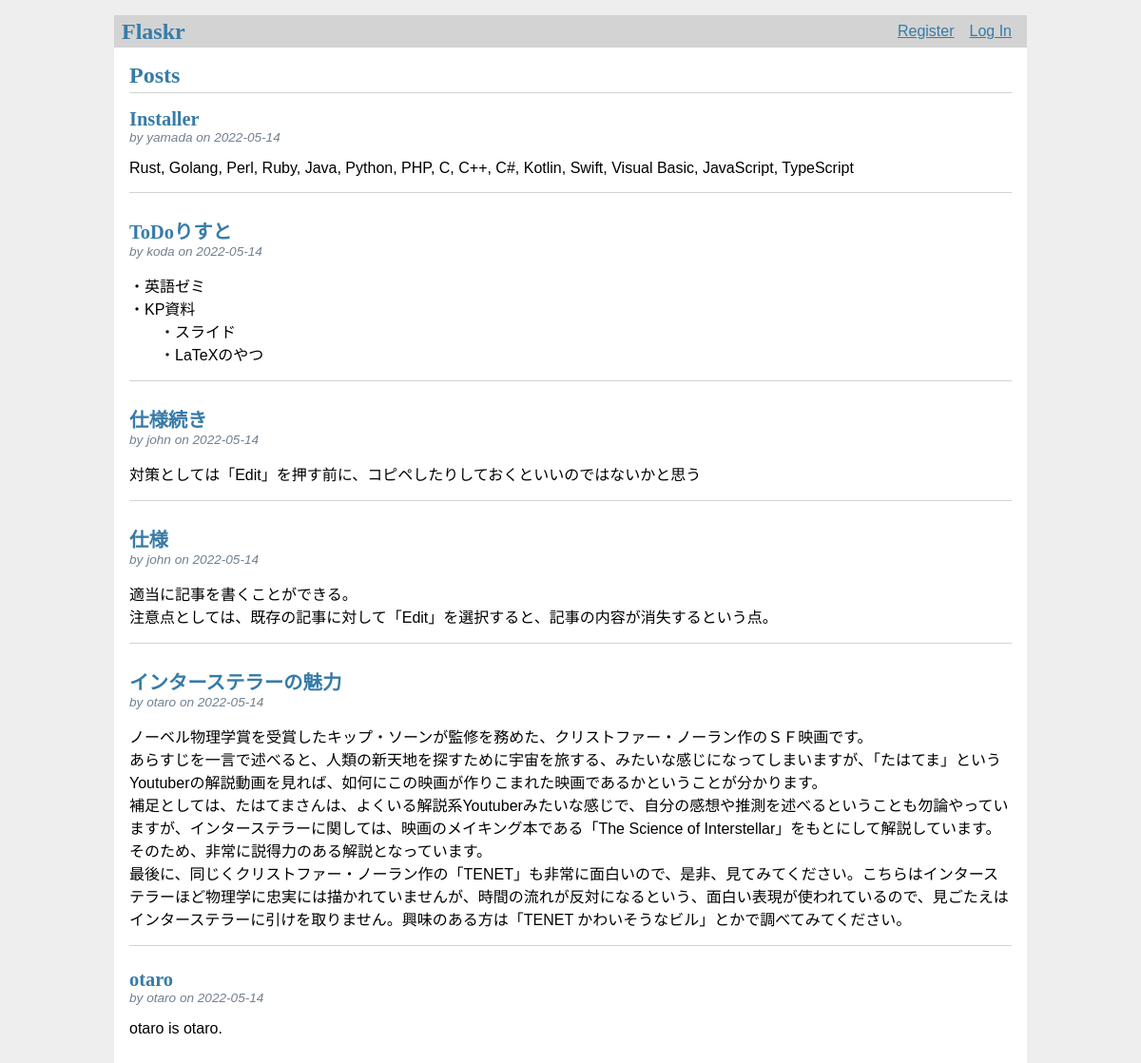
Before: / with the older database file.
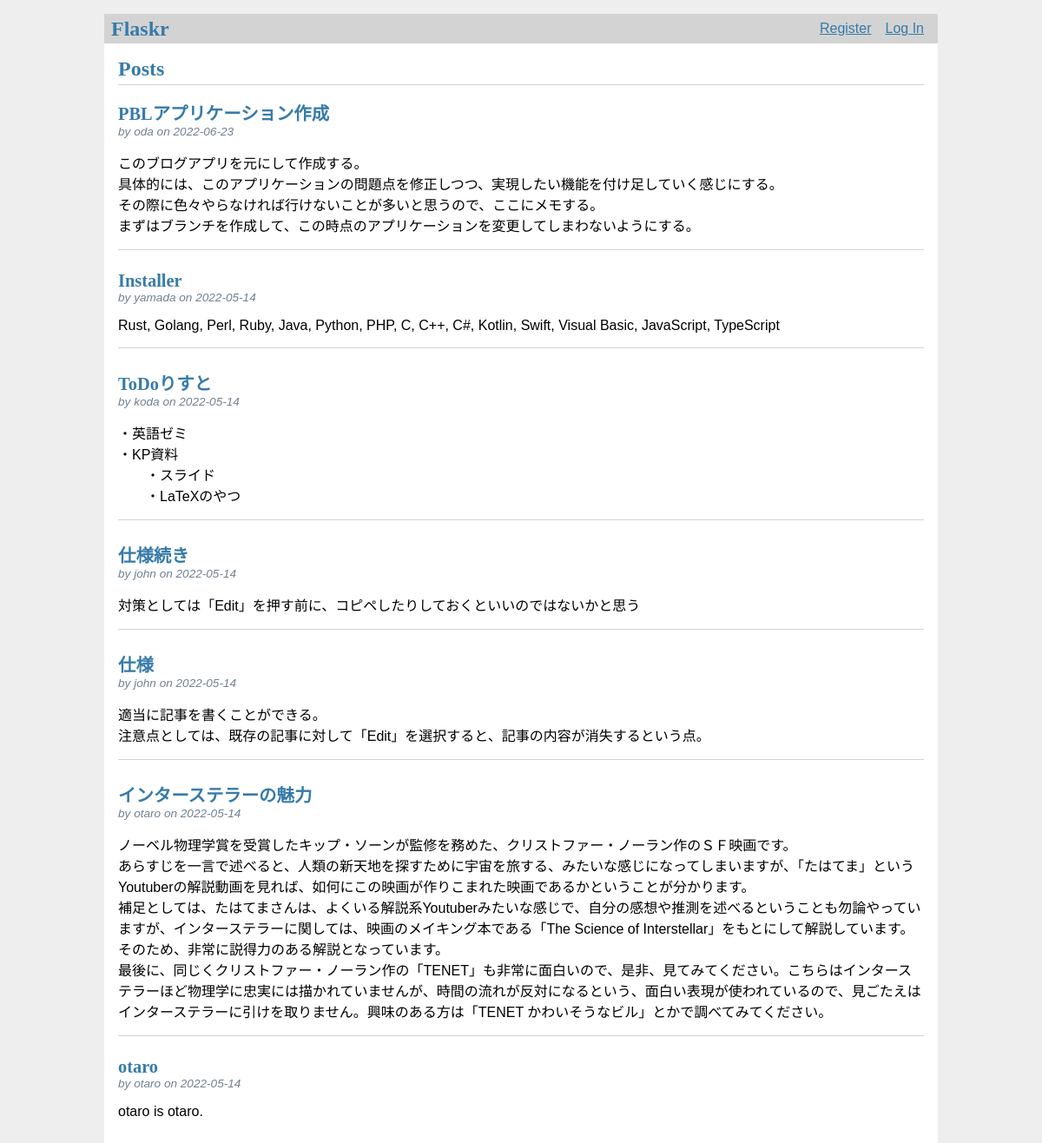
After: the same page with the newer database file.
### tables this page shows
CREATE TABLE post (
  id INTEGER PRIMARY KEY AUTOINCREMENT,
  author_id INTEGER NOT NULL,
  created TIMESTAMP NOT NULL DEFAULT CURRENT_TIMESTAMP,
  title TEXT NOT NULL,
  body TEXT NOT NULL,
  FOREIGN KEY (author_id) REFERENCES user (id)
);

CREATE TABLE user (
  id INTEGER PRIMARY KEY AUTOINCREMENT,
  username TEXT UNIQUE NOT NULL,
  password TEXT NOT NULL
);

### flaskr/blog.py (the view)
@bp.route('/')
def index():
    db = get_db()
    posts = db.execute(
        'SELECT p.id, title, body, created, author_id, username'
        '  FROM post p JOIN user u ON p.author_id = u.id'
        ' ORDER BY created DESC'
    ).fetchall()
    return render_template('blog/index.html', posts=posts)

### flaskr/auth.py (called while the page is built)
@bp.before_app_request
def load_logged_in_user():
    user_id = session.get('user_id')
    if user_id is None:
        g.user = None
    else:
        g.user = get_db().execute(
            'SELECT * FROM user WHERE id = ?', (user_id,)
        ).fetchone()

### flaskr/db.py (called while the page is built)
def get_db():
    if 'db' not in g:
        g.db = sqlite3.connect(
            current_app.config['DATABASE'],
            detect_types=sqlite3.PARSE_DECLTYPES
        )
        g.db.row_factory = sqlite3.Row
    return g.db

### flaskr/templates/blog/index.html (shortened to what this page needs)
{% extends 'base.html' %}
{% block header %}
  <h1>{% block title %}Posts{% endblock %}</h1>
{% endblock %}
{% block content %}
  {% for post in posts %}
    <article class="post">
      <header>
        <div>
          <h1>{{ post['title'] }}</h1>
          <div class="about">by {{ post['username'] }} on {{ post['created'].strftime('%Y-%m-%d') }}</div>
        </div>
      </header>
      <p class="body">{{ post['body'] }}</p>
    </article>
    {% if not loop.last %}
      <hr>
    {% endif %}
  {% endfor %}
{% endblock %}

Changed rows visible on the page:
added post: title "PBLアプリケーション作成", username "oda", created "2022-06-23", body "このブログアプリを元にして作成する。 具体的には、このアプリケーションの問題点を修正しつつ、実現したい機能を付け足していく感じにする。 その際に色々やらなければ行けないことが多いと思うので、ここにメモする。 まずはブランチを作成して、この時点のアプリケーションを変更してしまわないようにする。"
